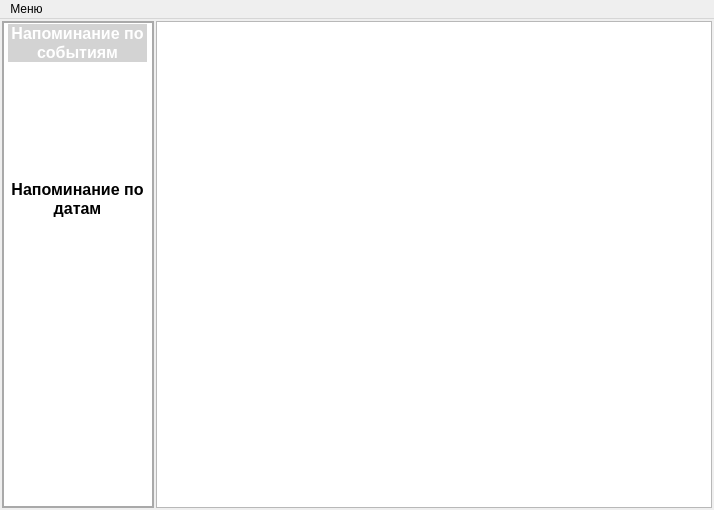
<?xml version="1.0" encoding="UTF-8"?>
<ui version="4.0">
 <class>MainWindow</class>
 <widget class="QMainWindow" name="MainWindow">
  <property name="geometry">
   <rect>
    <x>0</x>
    <y>0</y>
    <width>714</width>
    <height>510</height>
   </rect>
  </property>
  <property name="windowTitle">
   <string>MainWindow</string>
  </property>
  <widget class="QWidget" name="centralWidget">
   <layout class="QGridLayout" name="gridLayout">
    <property name="leftMargin">
     <number>2</number>
    </property>
    <property name="topMargin">
     <number>2</number>
    </property>
    <property name="rightMargin">
     <number>2</number>
    </property>
    <property name="bottomMargin">
     <number>2</number>
    </property>
    <property name="spacing">
     <number>2</number>
    </property>
    <item row="0" column="0">
     <widget class="QListWidget" name="listWidget">
      <property name="maximumSize">
       <size>
        <width>152</width>
        <height>16777215</height>
       </size>
      </property>
      <property name="styleSheet">
       <string notr="true">QListWidget#listWidget {

	border: 2px solid darkgray;
    selection-background-color: lightgray;
	alternate-background-color: yellow;
}

QListView::item {
	margin-top:2px;
}
QListView::item:selected:!active {
    background: qlineargradient(x1: 0, y1: 0, x2: 0, y2: 1,
                                stop: 0 #ABAFE5, stop: 1 #8588B2);
}

QListView::item:selected:active {
    background: qlineargradient(x1: 0, y1: 0, x2: 0, y2: 1,
                                stop: 0 #6a6ea9, stop: 1 #888dd9);
}

QListView::item:hover {
    background: qlineargradient(x1: 0, y1: 0, x2: 0, y2: 1,
                                stop: 0 #FAFBFE, stop: 1 #DCDEF1);
}</string>
      </property>
      <property name="iconSize">
       <size>
        <width>96</width>
        <height>96</height>
       </size>
      </property>
      <property name="movement">
       <enum>QListView::Static</enum>
      </property>
      <property name="flow">
       <enum>QListView::LeftToRight</enum>
      </property>
      <property name="resizeMode">
       <enum>QListView::Fixed</enum>
      </property>
      <property name="layoutMode">
       <enum>QListView::SinglePass</enum>
      </property>
      <property name="gridSize">
       <size>
        <width>148</width>
        <height>156</height>
       </size>
      </property>
      <property name="viewMode">
       <enum>QListView::IconMode</enum>
      </property>
      <property name="uniformItemSizes">
       <bool>false</bool>
      </property>
      <property name="wordWrap">
       <bool>true</bool>
      </property>
      <property name="currentRow">
       <number>0</number>
      </property>
      <item>
       <property name="text">
        <string>Напоминание по событиям</string>
       </property>
       <property name="toolTip">
        <string>&lt;html&gt;&lt;head/&gt;&lt;body&gt;&lt;p&gt;Напоминание по событиям&lt;/p&gt;&lt;/body&gt;&lt;/html&gt;</string>
       </property>
       <property name="font">
        <font>
         <pointsize>12</pointsize>
         <weight>75</weight>
         <bold>true</bold>
        </font>
       </property>
       <property name="icon">
        <iconset resource="img.qrc">
         <normaloff>:/icon/event.png</normaloff>:/icon/event.png</iconset>
       </property>
      </item>
      <item>
       <property name="text">
        <string>Напоминание по датам</string>
       </property>
       <property name="toolTip">
        <string>&lt;html&gt;&lt;head/&gt;&lt;body&gt;&lt;p&gt;Напоминание по датам&lt;/p&gt;&lt;/body&gt;&lt;/html&gt;</string>
       </property>
       <property name="font">
        <font>
         <pointsize>12</pointsize>
         <weight>75</weight>
         <bold>true</bold>
        </font>
       </property>
       <property name="icon">
        <iconset resource="img.qrc">
         <normaloff>:/icon/calendar.png</normaloff>:/icon/calendar.png</iconset>
       </property>
       <property name="flags">
        <set>ItemIsSelectable|ItemIsUserCheckable|ItemIsEnabled</set>
       </property>
      </item>
     </widget>
    </item>
    <item row="0" column="1">
     <widget class="QStackedWidget" name="stackedWidget">
      <property name="currentIndex">
       <number>0</number>
      </property>
      <widget class="QWidget" name="event_page">
       <layout class="QGridLayout" name="gridLayout_2">
        <property name="leftMargin">
         <number>0</number>
        </property>
        <property name="topMargin">
         <number>0</number>
        </property>
        <property name="rightMargin">
         <number>0</number>
        </property>
        <property name="bottomMargin">
         <number>0</number>
        </property>
        <item row="0" column="0">
         <widget class="QListWidget" name="eventList">
          <property name="editTriggers">
           <set>QAbstractItemView::NoEditTriggers</set>
          </property>
          <property name="selectionMode">
           <enum>QAbstractItemView::NoSelection</enum>
          </property>
          <property name="spacing">
           <number>8</number>
          </property>
         </widget>
        </item>
       </layout>
      </widget>
      <widget class="QWidget" name="calendar_page">
       <layout class="QGridLayout" name="gridLayout_3">
        <property name="leftMargin">
         <number>0</number>
        </property>
        <property name="topMargin">
         <number>0</number>
        </property>
        <property name="rightMargin">
         <number>0</number>
        </property>
        <property name="bottomMargin">
         <number>0</number>
        </property>
        <item row="0" column="0">
         <widget class="QTableWidget" name="calendarTable">
          <column>
           <property name="text">
            <string>Время</string>
           </property>
          </column>
          <column>
           <property name="text">
            <string>Тип</string>
           </property>
          </column>
          <column>
           <property name="text">
            <string>Заголовок</string>
           </property>
          </column>
          <column>
           <property name="text">
            <string>Сообщение</string>
           </property>
          </column>
          <column>
           <property name="text">
            <string>Сигнал</string>
           </property>
          </column>
         </widget>
        </item>
       </layout>
      </widget>
     </widget>
    </item>
   </layout>
  </widget>
  <widget class="QMenuBar" name="menuBar">
   <property name="geometry">
    <rect>
     <x>0</x>
     <y>0</y>
     <width>714</width>
     <height>27</height>
    </rect>
   </property>
   <widget class="QMenu" name="menu">
    <property name="title">
     <string>Меню</string>
    </property>
    <addaction name="action"/>
   </widget>
   <addaction name="menu"/>
  </widget>
  <action name="action">
   <property name="text">
    <string>Выйти из приложения</string>
   </property>
  </action>
 </widget>
 <layoutdefault spacing="6" margin="11"/>
 <resources>
  <include location="img.qrc"/>
 </resources>
 <connections/>
</ui>
